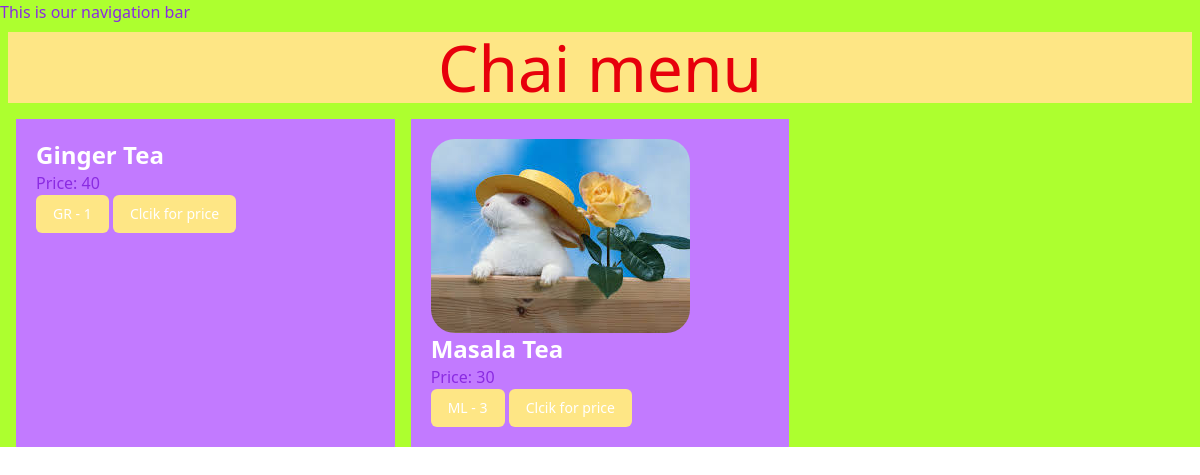
The app's page /backend/, older data.
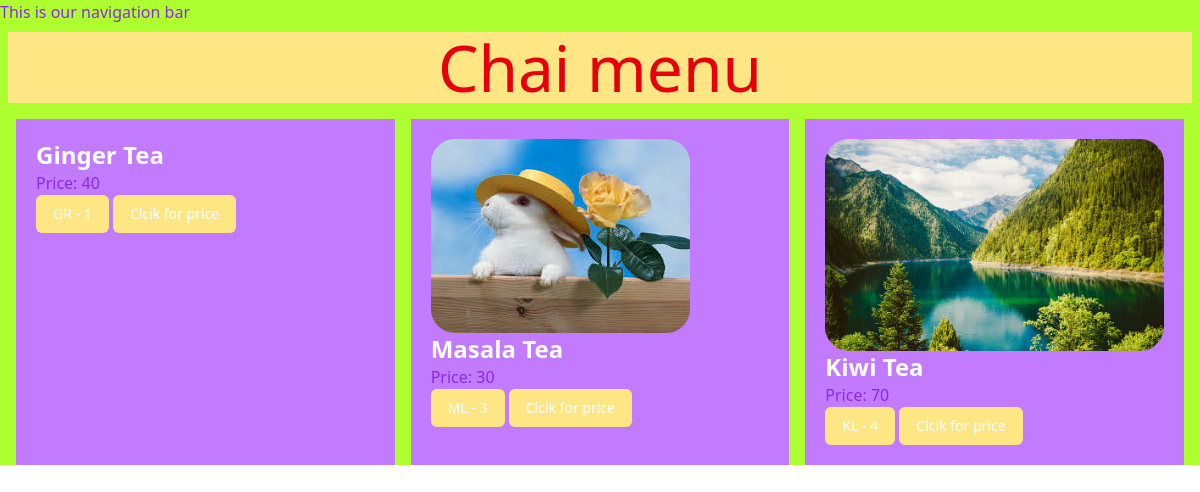
The same page, newer data.
### backend/models.py (models this page shows, shortened)
class ChaiVarity(models.Model):
    CHAI_TYPE_CHOICE = [
        ('ML', 'MASALA'),
        ('GR', 'GINGER'),
        ('KL', 'KIWI'),
        ('PL', 'PLAIN'),
        ('EL', 'ELACHI'),
    ]
    name = models.CharField(max_length=100)
    image = models.ImageField(upload_to='chais/')
    date_added = models.DateTimeField(default=timezone.now)
    type = models.CharField(max_length=2, choices=CHAI_TYPE_CHOICE)
    description = models.TextField(default='')
    price = models.IntegerField(default=0)

### backend/views.py (the view)
# urls.py: path('', views.home, name='home'),
def home(request):
    chais = ChaiVarity.objects.all()
    return render(request, 'backend/index.html', {'chais': chais})

### backend/templates/backend/index.html (shortened to what this page needs)
{% extends "layout.html" %}
{% block content %}
<h1 class="bg-amber-200 text-red-600 text-4xl m-2">Chai menu</h1>
<div class="grid grid-cols-3 gap-4 m-4">
{% for chai in chais  %}
    <div class="bg-purple-400 p-5">
        <img class="rounded-3xl " src="{{chai.image.url}}" alt="">
        <h3 class="text-2xl font-bold text-white">{{chai.name}}</h3>
        <p>Price: {{chai.price}}</p>
        <a href="{% url 'desc' chai.id %}">
            <button
            type="button"
            class="inline-flex items-center justify-center px-4 py-2 border border-transparent text-sm font-medium rounded-md text-white
            bg-amber-200 hover:bg-amber-300 focus:outline-none focus:ring-2 focus: ring-offset-2 focus: ring-orange-500"
            >
                {{chai.type}} - {{chai.id}}
            </button>
        </a>
        <a href="{% url 'prices' chai.id %}">
            <button
            type="button"
            class="inline-flex items-center justify-center px-4 py-2 border border-transparent text-sm font-medium rounded-md text-white
            bg-amber-200 hover:bg-amber-300 focus:outline-none focus:ring-2 focus: ring-offset-2 focus: ring-orange-500"
            >
                Clcik for price
            </button>
        </a>
    </div>
{% endfor %}
</div>
{% endblock %}

### templates/layout.html (shortened to what this page needs)
{% load static tailwind_tags %}
{% load static %}
<!DOCTYPE html>
<html lang="en">
<head>
    <link rel="stylesheet" href="{% static 'index.css' %}">
    {% tailwind_css %}
</head>
<body>
    <nav>This is our navigation bar </nav>
    {% block content %}{% endblock %}
</body>
</html>

### static/index.css (style rules this page uses)
body { background-color:greenyellow; color: blueviolet; }
h1 { text-align: center; font-size: 4em; }
h3 { text-align: left; font: 1em; }

Row changes from the older to the newer data that the page shows:
added ChaiVarity: image (picture), name "Kiwi Tea", price "70", type "KL", id "4"
